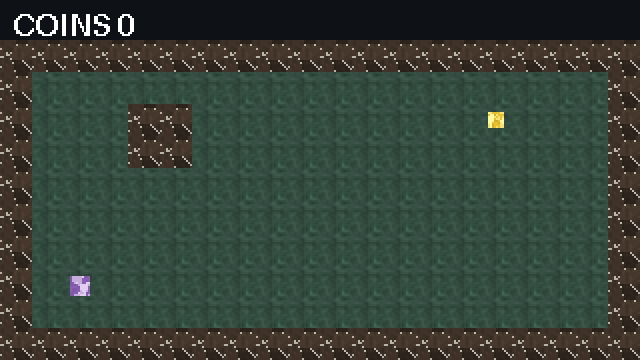
#> input picture examples/showcase-web/preview/frames/frame_00.png, 640 x 360 px; its folder holds only this picture in this run
$ python onion_skin.py ../examples/showcase-web/preview/frames --out out.png
#> lines starting #> are read from the running program, lines starting #| are printed output that depends on the picture
### lib/gst_read.py
"""Validated asset readers for the kit.

Bad or truncated input raises ``GstInputError`` with a specific message
(for example ``WAV fmt chunk missing`` or ``GLB chunk length exceeds file``).
``install_guards()`` wraps ``json.load`` / ``json.loads``, ``PIL.Image.open``,
``wave.open``, ``xml.etree.ElementTree.parse`` and text-mode ``open`` so tools
that call those libraries directly also raise ``GstInputError`` instead of a
raw decoder exception. ``cli_error.run`` installs the guards.
"""
from __future__ import annotations

import csv
import io
import json
import os
import struct
import wave
import xml.etree.ElementTree as ET

from gst_errors import GstInputError

_GUARDS_INSTALLED = False


# ---------------------------------------------------------------------------
# primitives
# ---------------------------------------------------------------------------

# [36 lines left out: functions open_text, parse_json_bytes, load_json, require_object, not called in this run]


# Stay under the fuzz child's 512 MiB address-space cap for RGBA
# (Pillow's default is ~179e6 pixels, which is over 512 MiB at 4 bytes/pixel).
DEFAULT_MAX_IMAGE_PIXELS = 64_000_000

# Decoder failures we wrap into GstInputError (plus DecompressionBombError by name).
_IMAGE_DECODER_EXC = (OSError, ValueError, SyntaxError, struct.error, EOFError, IndexError, MemoryError)


# [350 lines left out: functions _image_input_error, open_image, parse_xml, _wav_error_message, open_wav, read_wav_frames and 11 more, not called in this run]


# ---------------------------------------------------------------------------
# library guards (installed by cli_error.run)
# ---------------------------------------------------------------------------

def _guard_json():
    _load, _loads = json.load, json.loads

    # [18 lines left out: functions load, loads, not called in this run]

    json.load = load
    json.loads = loads


def _guard_image():
    try:
        from PIL import Image, ImageFile, UnidentifiedImageError
    except ImportError:
        return
    if getattr(Image, "MAX_IMAGE_PIXELS", None) is None or Image.MAX_IMAGE_PIXELS > DEFAULT_MAX_IMAGE_PIXELS:
        Image.MAX_IMAGE_PIXELS = DEFAULT_MAX_IMAGE_PIXELS
    _open = Image.open
    _img_load = ImageFile.ImageFile.load
    _seek = getattr(Image.Image, "seek", None)

    def open_img(*args, **kwargs):
        try:
            return _open(*args, **kwargs)
        except UnidentifiedImageError as e:
            raise GstInputError("image could not be identified") from e
        except GstInputError:
            raise
        except _IMAGE_DECODER_EXC as e:
            _image_input_error(e)
        except Exception as e:
            if type(e).__name__ == "DecompressionBombError":
                _image_input_error(e)
            raise

    def load_img(self, *args, **kwargs):
        try:
            return _img_load(self, *args, **kwargs)
        except GstInputError:
            raise
        except _IMAGE_DECODER_EXC as e:
            _image_input_error(e)
        except Exception as e:
            if type(e).__name__ == "DecompressionBombError":
                _image_input_error(e)
            raise

    # [14 lines left out: function seek_img, not called in this run]

    Image.open = open_img
    ImageFile.ImageFile.load = load_img
    if _seek is not None:
        Image.Image.seek = seek_img


def _guard_wave():
    _open = wave.open

    # [11 lines left out: function open_w, not called in this run]

    wave.open = open_w


def _guard_et():
    _parse = ET.parse
    _fromstring = ET.fromstring

    # [11 lines left out: functions parse, fromstring, not called in this run]

    ET.parse = parse
    ET.fromstring = fromstring
    # XML is an alias of fromstring in some versions
    if getattr(ET, "XML", None) is _fromstring or getattr(ET, "XML", None) is ET.fromstring:
        ET.XML = fromstring


def _guard_text_open():
    import builtins
    _open = builtins.open

    class _GuardedTextFile:
        def __init__(self, fh):
            self._fh = fh

        def read(self, *a, **k):
            try:
                return self._fh.read(*a, **k)
            except UnicodeDecodeError as e:
                raise GstInputError("file is not valid UTF-8") from e

        def readline(self, *a, **k):
            try:
                return self._fh.readline(*a, **k)
            except UnicodeDecodeError as e:
                raise GstInputError("file is not valid UTF-8") from e

        def readlines(self, *a, **k):
            try:
                return self._fh.readlines(*a, **k)
            except UnicodeDecodeError as e:
                raise GstInputError("file is not valid UTF-8") from e

        def __iter__(self):
            try:
                for line in self._fh:
                    yield line
            except UnicodeDecodeError as e:
                raise GstInputError("file is not valid UTF-8") from e

        def __enter__(self):
            self._fh.__enter__()
            return self

        def __exit__(self, *exc):
            return self._fh.__exit__(*exc)

        def __getattr__(self, name):
            return getattr(self._fh, name)

    def open_guarded(file, mode="r", *args, **kwargs):
        fh = _open(file, mode, *args, **kwargs)
        mode_s = str(mode) if mode is not None else "r"
        if "b" not in mode_s and "r" in mode_s:
            return _GuardedTextFile(fh)
        return fh

    builtins.open = open_guarded


def install_guards():
    """Wrap stdlib / Pillow decoders so they raise GstInputError. Idempotent."""
    global _GUARDS_INSTALLED
    if _GUARDS_INSTALLED:
        return
    _GUARDS_INSTALLED = True
    _guard_json()
    _guard_image()
    _guard_wave()
    _guard_et()
    _guard_text_open()

### lib/cli_error.py
"""One-line error wrapper for tool entry points.

Tools must exit 0, 1 or 2 and must not print a Python traceback. Wrap the
`main` function:

    if __name__ == "__main__":
        sys.path.insert(0, os.path.join(os.path.dirname(os.path.abspath(__file__)), "..", "lib"))
        import cli_error
        sys.exit(cli_error.run(main))

`run` catches every Exception (not SystemExit or KeyboardInterrupt), prints a
single line (`TypeName: first line of the message`, truncated) to stderr, and
returns 1. argparse usage errors still exit 2.

GST_DEBUG=1 re-raises the exception so the full traceback is visible (used by
the fuzz classifier and by developers). GstInputError from shared readers is a
validated input failure, not a generic-wrapper hit.
"""
from __future__ import annotations

import os, sys

LIMIT = 240


def debug_enabled() -> bool:
    v = os.environ.get("GST_DEBUG", "")
    return v not in ("", "0", "false", "False", "no", "NO")


# [16 lines left out: functions format_error, _is_input_error, not called in this run]


def run(main, argv=None) -> int:
    try:
        from gst_read import install_guards
        install_guards()
    except ImportError:
        pass
    try:
        rc = main() if argv is None else main(argv)
        if rc is None:
            return 0
        if isinstance(rc, int):
            return rc
        print(rc, file=sys.stderr)
        return 1
    except SystemExit as e:
        if e.code is None:
            return 0
        if isinstance(e.code, int):
            return e.code
        print(e.code, file=sys.stderr)
        return 1
    except KeyboardInterrupt:
        print("KeyboardInterrupt", file=sys.stderr)
        return 130
    except Exception as e:
        if debug_enabled():
            raise
        print(format_error(e), file=sys.stderr)
        # 1 = validated input error or generic wrapper; callers inspect the type
        # name on stderr. GstInputError is printed as "GstInputError: ...".
        return 1

### onion-skin/onion_skin.py
#!/usr/bin/env python3
"""onion-skin: animator review sheet. For each frame of an animation, draw the previous frame(s) ghosted in one tint and the next
frame(s) in another, with the frame itself on top, so arcs, spacing and pops are visible on one image. Input: a folder of PNGs
(natural order), an animated GIF/APNG/WebP, or a sprite sheet with --grid WxH. Output: a strip/grid PNG (--cols), optionally an
animated GIF of the onion frames. --loop treats the animation as a cycle (frame 0 follows the last). The report lists how much of the
drawing changes (colour differences up to --tolerance are ignored) between consecutive frames and flags DUPLICATE (nothing changed) and POP (more than --pop of the pixels changed).
"""
import argparse, os, glob, re, sys

import numpy as np
from PIL import Image

here = os.path.dirname(os.path.abspath(__file__))
sys.path.insert(0, os.path.join(here, "..", "gif-to-frames")); sys.path.insert(0, os.path.join(here, "..", "sprite-slice"))
import gif_to_frames, sprite_slice  # noqa: E402


def natural(s): return [int(t) if t.isdigit() else t.lower() for t in re.split(r"(\d+)", s)]


def load_frames(path, grid=None):
    if os.path.isdir(path):
        files = sorted(glob.glob(os.path.join(path, "*.png")), key=natural)
        if not files: raise SystemExit("no PNG frames in that folder")
        ims = [Image.open(f).convert("RGBA") for f in files]
    elif grid:
        sheet = Image.open(path).convert("RGBA"); fw, fh = grid
        ims = [sheet.crop(b) for b in sprite_slice.grid_slice(sheet, fw, fh)]
    else:
        ims = [f for f, _ in gif_to_frames.split(path)[0]]
    W = max(i.width for i in ims); H = max(i.height for i in ims); out = []
    for i in ims:
        c = Image.new("RGBA", (W, H), (0, 0, 0, 0)); c.paste(i, ((W - i.width) // 2, H - i.height)); out.append(c)         # bottom-centre align different sizes
    return out


def tint(im, color, opacity, mix=0.65):
    a = np.array(im).astype(np.float32); rgb = a[..., :3] * (1 - mix) + np.array(color, np.float32) * mix
    a[..., :3] = rgb; a[..., 3] = a[..., 3] * opacity; return Image.fromarray(a.astype(np.uint8), "RGBA")


def onion(frames, i, prev=1, nxt=1, loop=False, bg=None, prev_color=(255, 70, 70), next_color=(70, 130, 255), opacity=0.5, fade=0.6):
    n = len(frames); canvas = Image.new("RGBA", frames[0].size, bg + (255,) if bg else (0, 0, 0, 0))
    def idx(k): j = i + k; return j % n if loop else (j if 0 <= j < n else None)
    for k in range(max(prev, nxt), 0, -1):                                           # farthest ghosts first
        for sign, cnt, col in ((-1, prev, prev_color), (1, nxt, next_color)):
            if k <= cnt:
                j = idx(sign * k)
                if j is not None and j != i: canvas = Image.alpha_composite(canvas, tint(frames[j], col, opacity * fade ** (k - 1)))
    return Image.alpha_composite(canvas, frames[i])


def changes(frames, loop=False, pop=0.6, tolerance=12):
    n = len(frames); rows = []
    for i in range(n - (0 if loop else 1)):
        a, b = np.array(frames[i]), np.array(frames[(i + 1) % n]); op = (a[..., 3] > 0) | (b[..., 3] > 0)
        diff = (np.abs(a.astype(int) - b.astype(int)).max(-1) > tolerance) & op; tot = int(op.sum()); ratio = float(diff.sum() / tot) if tot else 0.0
        rows.append({"from": i, "to": (i + 1) % n, "changed": round(ratio, 3), "flag": "DUPLICATE" if diff.sum() == 0 else "POP" if ratio > pop else ""})
    return rows


def main(argv=None):
    ap = argparse.ArgumentParser(description="Onion-skin review sheet for an animation.")
    ap.add_argument("input", help="folder of PNGs, animated GIF/APNG/WebP, or sheet PNG with --grid"); ap.add_argument("-o", "--out", required=True)
    ap.add_argument("--grid", help="frame size WxH when INPUT is a sprite sheet"); ap.add_argument("--prev", type=int, default=1); ap.add_argument("--next", type=int, default=1)
    ap.add_argument("--loop", action="store_true"); ap.add_argument("--cols", type=int, default=0, help="frames per row in the sheet (default: all in one row)")
    ap.add_argument("--bg", default="#303038"); ap.add_argument("--scale", type=int, default=1); ap.add_argument("--gif", help="also write an animated GIF"); ap.add_argument("--fps", type=int, default=6)
    ap.add_argument("--pop", type=float, default=0.6); ap.add_argument("--tolerance", type=int, default=12, help="ignore per-channel differences up to this (dither, compression noise)"); ap.add_argument("--opacity", type=float, default=0.5)
    ap.add_argument("--in-place", action="store_true", help="allow overwriting the input")
    a = ap.parse_args(argv)
    # refuse dest == input unless --in-place
    def _paths(v):
        if not v:
            return []
        if isinstance(v, (list, tuple)):
            out = []
            for x in v:
                out.extend(_paths(x))
            return out
        return [v]
    _srcs, _dsts = [], []
    _src_keys = ('input',)
    for _k in _src_keys:
        if hasattr(a, _k):
            _srcs.extend(_paths(getattr(a, _k)))
    for _k in ('out', 'outdir', 'output', 'dest', 'json_report', 'report', 'preview', 'out_csv', 'map_out', 'json', 'cues', 'cues_json'):
        if _k in _src_keys:
            continue
        if hasattr(a, _k) and getattr(a, _k):
            _d = getattr(a, _k)
            _dsts.extend(_paths(_d))
    for _s in _srcs:
        for _d in _dsts:
            if _s and _d and os.path.abspath(str(_s)) == os.path.abspath(str(_d)) and not a.in_place:
                sys.exit("refusing to overwrite the input; pick a different output path or pass --in-place")

    grid = tuple(int(v) for v in a.grid.lower().split("x")) if a.grid else None
    frames = load_frames(a.input, grid); bg = tuple(int(a.bg.lstrip("#")[i:i + 2], 16) for i in (0, 2, 4))
#> in open_img, returned value is the input picture: PIL image 640x360 RGBA; mean R, G, B, A 53.7, 66.4, 57.2, 255
#> in load_frames, `ims = [Image.open(f).convert("RGBA") for f in files]`: ims = 1 item
#> in load_frames, `W = max((i.width for i in ims))`: W = 640
#> in load_frames, `H = max((i.height for i in ims))`: H = 360
#> the loop in load_frames, `for i in ims:` made 1 pass
#> after the loop in load_frames, `for i in ims:`: out = 1 item
    ons = [onion(frames, i, a.prev, a.next, a.loop, bg, opacity=a.opacity) for i in range(len(frames))]
    if a.scale != 1: ons = [o.resize((o.width * a.scale, o.height * a.scale), Image.NEAREST) for o in ons]
    cols = a.cols or len(ons); rows = -(-len(ons) // cols); w, h = ons[0].size
    sheet = Image.new("RGBA", (cols * w, rows * h), bg + (255,))
    for i, o in enumerate(ons): sheet.paste(o, ((i % cols) * w, (i // cols) * h))
    sheet.convert("RGB").save(a.out)
    if a.gif: ons[0].convert("RGB").save(a.gif, save_all=True, append_images=[o.convert("RGB") for o in ons[1:]], duration=int(1000 / a.fps), loop=0)
    rep = changes(frames, a.loop, a.pop, a.tolerance)
    for r in rep: print(f"frame {r['from']:>2} -> {r['to']:<2} changed {r['changed'] * 100:5.1f}% {r['flag']}")
    flags = [r for r in rep if r["flag"]]; print(f"{len(frames)} frame(s), {len(flags)} flagged -> {a.out}")
    return 0


if __name__ == "__main__":
    sys.path.insert(0, os.path.join(os.path.dirname(os.path.abspath(__file__)), "..", "lib"))
    import cli_error
    sys.exit(cli_error.run(main))
#> in onion, `n = len(frames)`: n = 1
#> in onion, `canvas = Image.new('RGBA', frames[0].size, bg + (255,) if bg else (0, `:
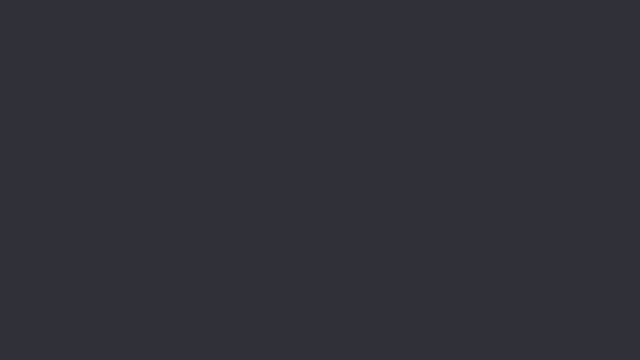
#> canvas: PIL image 640x360 RGBA; mean R, G, B, A 48, 48, 56, 255
#> the loop in onion, `for k in range(max(prev, nxt), 0, -1):` made 1 pass
#> in main, `ons = [onion(frames, i, a.prev, a.next, a.loop, bg, opacity=a.opacity)..`: ons = 1 item
#> in main, `cols = a.cols or len(ons)`: cols = 1
#> the loop in main, `for i, o in enumerate(ons): sheet.paste(o, ((i % cols) * w, (i // cols..` made 1 pass
#> after the loop in changes, `for i in range(n - (0 if loop else 1)):`: rows = []
#| 1 frame(s), 0 flagged -> out.png
#> (the program exits here)
